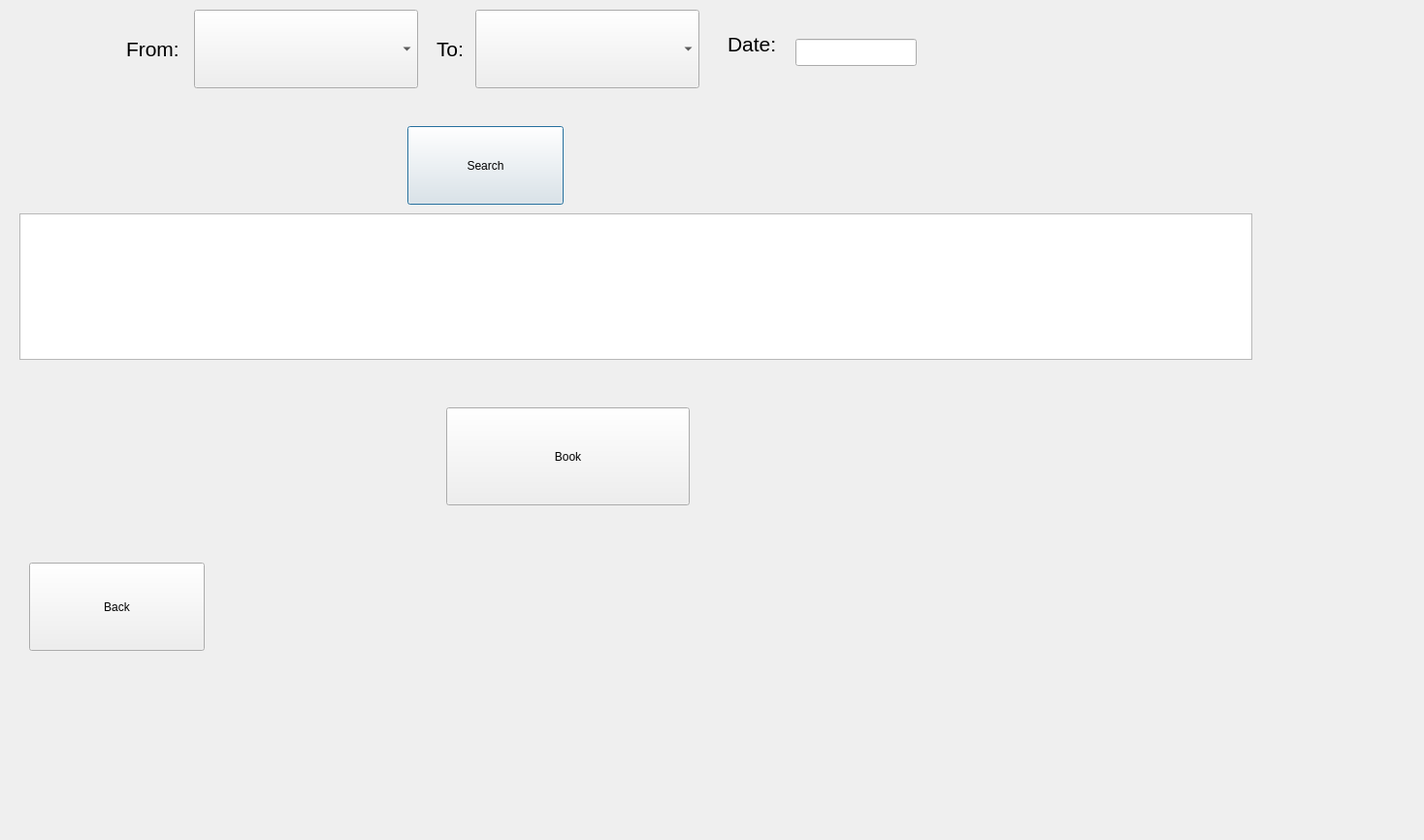
<?xml version="1.0" encoding="UTF-8"?>
<ui version="4.0">
 <class>SearchDialog</class>
 <widget class="QDialog" name="SearchDialog">
  <property name="geometry">
   <rect>
    <x>0</x>
    <y>0</y>
    <width>1468</width>
    <height>866</height>
   </rect>
  </property>
  <property name="windowTitle">
   <string>Dialog</string>
  </property>
  <widget class="QComboBox" name="comboFrom">
   <property name="geometry">
    <rect>
     <x>200</x>
     <y>10</y>
     <width>231</width>
     <height>81</height>
    </rect>
   </property>
  </widget>
  <widget class="QComboBox" name="comboTo">
   <property name="geometry">
    <rect>
     <x>490</x>
     <y>10</y>
     <width>231</width>
     <height>81</height>
    </rect>
   </property>
  </widget>
  <widget class="QLabel" name="label">
   <property name="geometry">
    <rect>
     <x>130</x>
     <y>30</y>
     <width>71</width>
     <height>41</height>
    </rect>
   </property>
   <property name="font">
    <font>
     <pointsize>16</pointsize>
    </font>
   </property>
   <property name="text">
    <string>From:</string>
   </property>
  </widget>
  <widget class="QLabel" name="label_2">
   <property name="geometry">
    <rect>
     <x>450</x>
     <y>30</y>
     <width>51</width>
     <height>41</height>
    </rect>
   </property>
   <property name="font">
    <font>
     <pointsize>16</pointsize>
    </font>
   </property>
   <property name="text">
    <string>To:</string>
   </property>
  </widget>
  <widget class="QLineEdit" name="lineDate">
   <property name="geometry">
    <rect>
     <x>820</x>
     <y>40</y>
     <width>125</width>
     <height>28</height>
    </rect>
   </property>
  </widget>
  <widget class="QLabel" name="label_3">
   <property name="geometry">
    <rect>
     <x>750</x>
     <y>10</y>
     <width>71</width>
     <height>71</height>
    </rect>
   </property>
   <property name="font">
    <font>
     <pointsize>16</pointsize>
    </font>
   </property>
   <property name="text">
    <string>Date:</string>
   </property>
  </widget>
  <widget class="QPushButton" name="btnSearch">
   <property name="geometry">
    <rect>
     <x>420</x>
     <y>130</y>
     <width>161</width>
     <height>81</height>
    </rect>
   </property>
   <property name="text">
    <string>Search</string>
   </property>
  </widget>
  <widget class="QTableWidget" name="tableFlights">
   <property name="geometry">
    <rect>
     <x>20</x>
     <y>220</y>
     <width>1271</width>
     <height>151</height>
    </rect>
   </property>
  </widget>
  <widget class="QPushButton" name="btnBook">
   <property name="geometry">
    <rect>
     <x>460</x>
     <y>420</y>
     <width>251</width>
     <height>101</height>
    </rect>
   </property>
   <property name="text">
    <string>Book</string>
   </property>
  </widget>
  <widget class="QPushButton" name="btnBack">
   <property name="geometry">
    <rect>
     <x>30</x>
     <y>580</y>
     <width>181</width>
     <height>91</height>
    </rect>
   </property>
   <property name="text">
    <string>Back</string>
   </property>
  </widget>
 </widget>
 <resources/>
 <connections/>
</ui>
